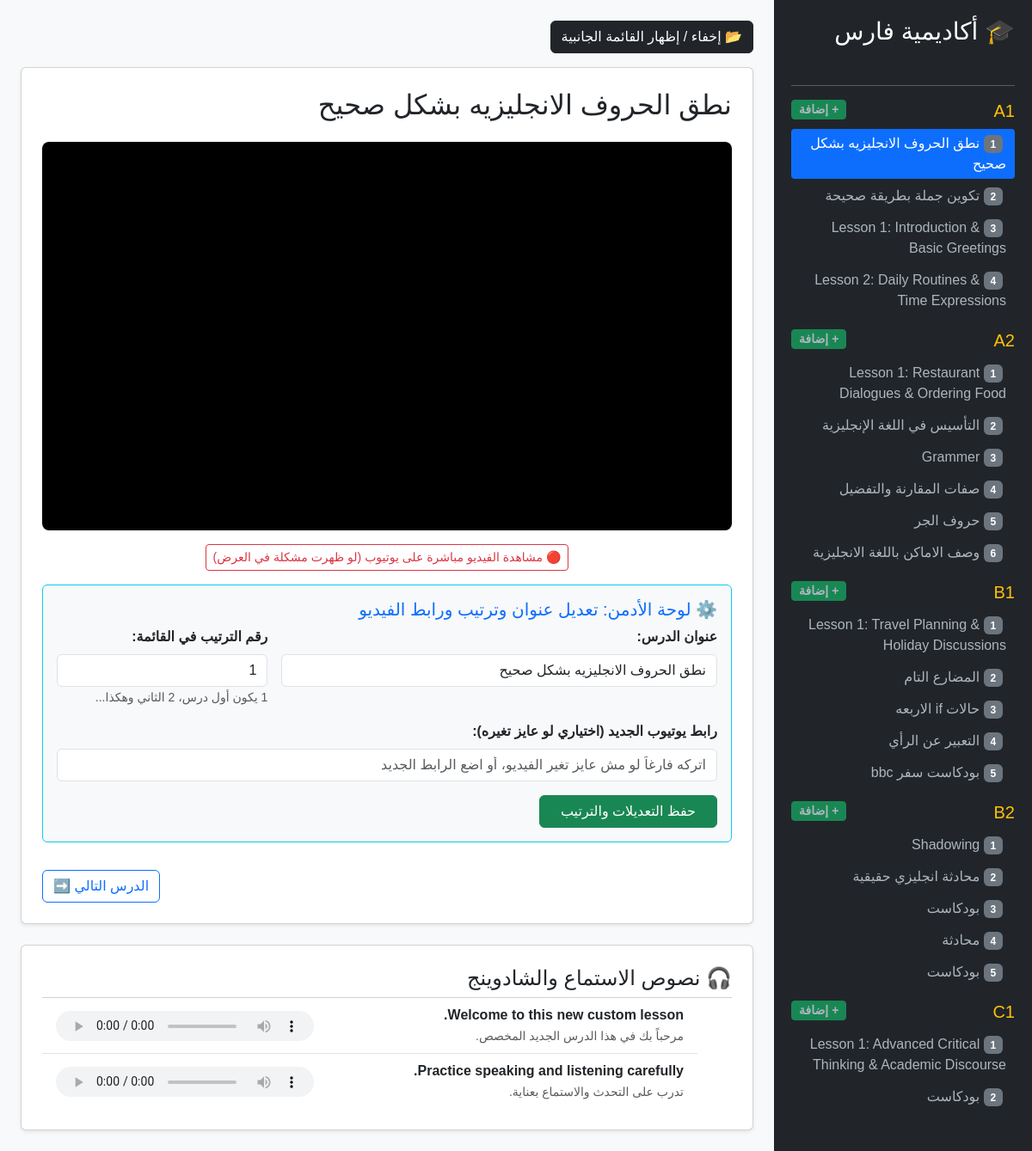
The page / on the database its author committed.
### tables this page shows
CREATE TABLE lessons (
            id INTEGER PRIMARY KEY AUTOINCREMENT,
            level TEXT NOT NULL,
            episode_num INTEGER NOT NULL,
            title TEXT NOT NULL,
            youtube_id TEXT NOT NULL,
            description TEXT,
            transcript TEXT NOT NULL,
            templates TEXT NOT NULL
        , lesson_order INTEGER DEFAULT 1);

### app.py (the view)
@app.route('/')
def home():
    conn = sqlite3.connect(DB_NAME)
    cursor = conn.cursor()
    cursor.execute('SELECT id, level, episode_num, title, lesson_order FROM lessons ORDER BY level ASC, lesson_order ASC, id ASC')
    all_lessons = cursor.fetchall()
    level_structure = {}
    lesson_ids = []
    for l in all_lessons:
        lid, lvl, ep, title, lorder = l
        lesson_ids.append(lid)
        if lvl not in level_structure:
            level_structure[lvl] = []
        level_structure[lvl].append({"id": lid, "title": title, "ep": ep, "order": lorder})
    selected_id = request.args.get('lesson_id', type=int)
    if not selected_id and lesson_ids:
        selected_id = lesson_ids[0]
    cursor.execute('SELECT id, level, episode_num, title, youtube_id, description, transcript, templates, lesson_order FROM lessons WHERE id = ?', (selected_id,))
    row = cursor.fetchone()
    conn.close()
    current_lesson = None
    prev_id, next_id = None, None
    if row:
        current_lesson = {
            "id": row[0],
            "level": row[1],
            "episode_num": row[2],
            "title": row[3],
            "youtube_id": row[4],
            "description": row[5],
            "transcript": json.loads(row[6]),
            "templates": json.loads(row[7]),
            "order": row[8]
        }
        idx = lesson_ids.index(selected_id)
        if idx > 0:
            prev_id = lesson_ids[idx - 1]
        if idx < len(lesson_ids) - 1:
            next_id = lesson_ids[idx + 1]
    return render_template('index.html',
                           level_structure=level_structure,
                           current_lesson=current_lesson,
                           prev_id=prev_id,
                           next_id=next_id)

### templates/index.html (shortened to what this page needs)
<!DOCTYPE html>
<html lang="ar" dir="rtl">
<head>
    <link href="https://cdn.jsdelivr.net/npm/bootstrap@5.3.0/dist/css/bootstrap.min.css" rel="stylesheet">
</head>
<body>
<div class="container-fluid">
    <div class="row">
        <div id="sidebarMenu" class="col-md-3 sidebar">
            <h3>🎓 أكاديمية فارس</h3>
            <p class="text-muted small">تحكم كامل بالترتيب والدروس</p>
            <hr>
            {% for lvl, lessons in level_structure.items() %}
                <div class="d-flex justify-content-between align-items-center mt-3">
                    <h5 class="text-warning m-0">{{ lvl }}</h5>
                    <a href="/add_lesson?level={{ lvl }}" class="btn btn-sm btn-success px-2 py-0 fw-bold" title="إضافة درس جديد">+ إضافة</a>
                </div>
                <div class="mt-2">
                    {% for l in lessons %}
                        <a href="/?lesson_id={{ l.id }}" class="{% if current_lesson and current_lesson.id == l.id %}active{% endif %}">
                            <span class="badge bg-secondary me-1">{{ l.order }}</span> {{ l.title }}
                        </a>
                    {% endfor %}
                </div>
            {% endfor %}
        </div>
        <div id="mainContent" class="col-md-9 p-4">
            <button class="btn btn-dark mb-3" onclick="toggleSidebar()">📂 إخفاء / إظهار القائمة الجانبية</button>
            {% if current_lesson %}
                <div class="card shadow-sm p-4 mb-4">
                    <h2>{{ current_lesson.title }}</h2>
                    <div class="video-container mb-3">
                        <iframe src="https://www.youtube-nocookie.com/embed/{{ current_lesson.youtube_id }}?rel=0&modestbranding=1"
                                title="YouTube video player"
                                allow="accelerometer; autoplay; clipboard-write; encrypted-media; gyroscope; picture-in-picture"
                                allowfullscreen>
                        </iframe>
                    </div>
                    <div class="text-center mb-3">
                        <a href="https://www.youtube.com/watch?v={{ current_lesson.youtube_id }}" target="_blank" class="btn btn-outline-danger btn-sm">
                            🔴 مشاهدة الفيديو مباشرة على يوتيوب (لو ظهرت مشكلة في العرض)
                        </a>
                    </div>
                    <div class="card bg-light p-3 border-info mb-3">
                        <h5 class="text-primary">⚙️ لوحة الأدمن: تعديل عنوان وترتيب ورابط الفيديو</h5>
                        <form action="/update_fares_video" method="POST" class="row g-3">
                            <div class="col-md-8">
                                <label class="form-label fw-bold">عنوان الدرس:</label>
                                <input type="text" name="lesson_title" class="form-control" value="{{ current_lesson.title }}" required>
                            </div>
                            <div class="col-md-4">
                                <label class="form-label fw-bold">رقم الترتيب في القائمة:</label>
                                <input type="number" name="lesson_order" class="form-control" value="{{ current_lesson.order }}" min="1" required>
                                <small class="text-muted">1 يكون أول درس، 2 الثاني وهكذا...</small>
                            </div>
                            <div class="col-md-12">
                                <label class="form-label fw-bold">رابط يوتيوب الجديد (اختياري لو عايز تغيره):</label>
                                <input type="text" name="youtube_url" class="form-control" placeholder="اتركه فارغاً لو مش عايز تغير الفيديو، أو اضع الرابط الجديد">
                            </div>
                            <div class="col-md-12 text-end">
                                <button type="submit" class="btn btn-success px-4">حفظ التعديلات والترتيب</button>
                            </div>
                        </form>
                    </div>
                    <div class="d-flex justify-content-between mt-3">
                        {% if next_id %}
                            <a href="/?lesson_id={{ next_id }}" class="btn btn-outline-primary">الدرس التالي ➡️</a>
                        {% endif %}
                    </div>
                </div>
                <div class="card shadow-sm p-4">
                    <h4>🎧 نصوص الاستماع والشادوينج</h4>
                    <ul class="list-group list-group-flush">
                        {% for item in current_lesson.transcript %}
                            <li class="list-group-item d-flex justify-content-between align-items-center">
                                <div>
                                    <span class="fw-bold text-dark">{{ item.en }}</span><br>
                                    <small class="text-muted">{{ item.ar }}</small>
                                </div>
                                <audio controls src="/tts?text={{ item.en|urlencode }}" style="height: 35px;"></audio>
                            </li>
                        {% endfor %}
                    </ul>
                </div>
            {% endif %}
        </div>
    </div>
</div>
</body>
</html>

### templates/index.html (style rules this page uses)
body { background-color: #f8f9fa; font-family: Tahoma, sans-serif; overflow-x: hidden; }
.sidebar { background: #212529; color: #fff; min-height: 100vh; padding: 20px; transition: all 0.3s ease; }
.sidebar a { color: #adb5bd; text-decoration: none; display: block; padding: 5px 10px; border-radius: 4px; margin-bottom: 3px; }
.sidebar a:hover, .sidebar a.active { background: #0d6efd; color: #fff; }
.video-container { position: relative; width: 100%; padding-bottom: 56.25%; height: 0; background: #000; border-radius: 8px; overflow: hidden; }
.video-container iframe { position: absolute; top: 0; left: 0; width: 100%; height: 100%; border: 0; }

### rows shown on the page
lessons: level "A1", order "1", title "نطق الحروف الانجليزيه بشكل صحيح", lesson_title "نطق الحروف الانجليزيه بشكل صحيح"
lessons: order "2", title "تكوين جملة بطريقة صحيحة"
lessons: order "3", title "Lesson 1: Introduction & Basic Greetings"
lessons: order "4", title "Lesson 2: Daily Routines & Time Expressions"
lessons: level "A2", order "1", title "Lesson 1: Restaurant Dialogues & Ordering Food"
lessons: order "2", title "التأسيس في اللغة الإنجليزية"
lessons: order "3", title "Grammer"
lessons: order "4", title "صفات المقارنة والتفضيل"
lessons: order "5", title "حروف الجر"
lessons: order "6", title "وصف الاماكن باللغة الانجليزية"
lessons: level "B1", order "1", title "Lesson 1: Travel Planning & Holiday Discussions"
lessons: order "2", title "المضارع التام"
lessons: order "3", title "حالات if الاربعه"
lessons: order "4", title "التعبير عن الرأي"
lessons: order "5", title "بودكاست سفر bbc"
lessons: level "B2", order "1", title "Shadowing"
lessons: order "2", title "محادثة انجليزي حقيقية"
lessons: order "3", title "بودكاست"
lessons: order "4", title "محادثة"
lessons: order "5", title "بودكاست"
lessons: level "C1", order "1", title "Lesson 1: Advanced Critical Thinking & Academic Discourse"
lessons: order "2", title "بودكاست"

### other values the page prints
{{ item.en }} "Welcome to this new custom lesson." "Practice speaking and listening carefully."
{{ item.ar }} "مرحباً بك في هذا الدرس الجديد المخصص." "تدرب على التحدث والاستماع بعناية."
